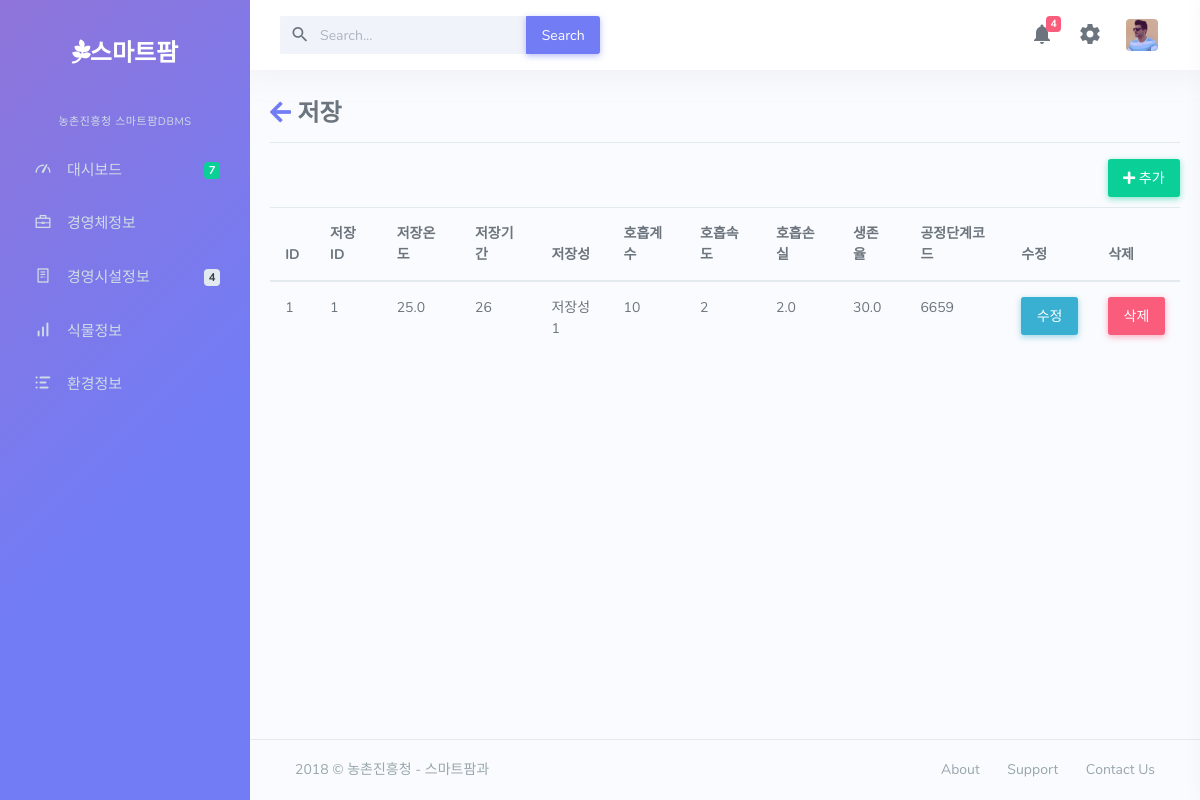
/st, run on the app's committed database.
### dashboard/models.py (models this page shows, shortened)
class storage(models.Model):
	ST_STORAGE_ID=models.IntegerField(null=False)
	ST_TEMP=models.FloatField(null=False)
	ST_PERIOD=models.IntegerField(null=False)
	ST_QUALITY=models.CharField(max_length=100)
	ST_RESP_COEF=models.IntegerField(null=False)
	ST_RESP_RATE=models.IntegerField(null=False)
	ST_RESP_LOSS=models.FloatField(null=False)
	ST_SURV_RATE=models.FloatField(null=False)
	PS_ID=models.ForeignKey(plan_stages)

class plan_stages(models.Model):
	PS_PLAN_CODE=models.IntegerField(null=False)
	FI_ID=models.ForeignKey(e1model)
	GI_ID=models.ForeignKey(gb_info)

### dashboard/views.py (the view)
# urls.py: url(r'^st$',views.st,name='st'),
def st(request):
	ds=storage.objects.all()
	return render(request,"farm/st.html",{"ds":ds})

### dashboard/templates/farm/st.html (shortened to what this page needs)
{% extends 'farm/base.html' %}
{% block content %}
{% load staticfiles %}
	<link href="{% static 'farm/css/e1.css' %}" rel="stylesheet">
	<link href="https://use.fontawesome.com/releases/v5.0.7/css/all.css" rel="stylesheet">
	<div class=tg>
		<h3><a href="{% url 'plist' %}"><i class="fas fa-arrow-left"></i></a> 저장</h3>
		<hr>
		<a href="{% url 'st_update' %}"><button class="btn btn-success"><i class="fas fa-plus"></i> 추가</button></a>
		<table class="table table-hover">
		  <thead>
		    <tr>
		      <th scope="col">ID</th>
		      <th scope="col">저장ID</th>
		      <th scope="col">저장온도</th>
		      <th scope="col">저장기간</th>
		      <th scope="col">저장성</th>
		      <th scope="col">호흡계수</th>
		      <th scope="col">호흡속도</th>
		      <th scope="col">호흡손실</th>
		      <th scope="col">생존율</th>
		      <th scope="col">공정단계코드</th>
		      <th scope="col">수정</th>
		      <th scope="col">삭제</th>
		    </tr>
		  </thead>
		  <tbody>
		{% for i in ds %}
			<tr>
				<td>{{i.id}}</td>
				<td>{{i.ST_STORAGE_ID}}</td>
				<td>{{i.ST_TEMP}}</td>
				<td>{{i.ST_PERIOD}}</td>
				<td>{{i.ST_QUALITY}}</td>
				<td>{{i.ST_RESP_COEF}}</td>
				<td>{{i.ST_RESP_RATE}}</td>
				<td>{{i.ST_RESP_LOSS}}</td>
				<td>{{i.ST_SURV_RATE}}</td>
				<td>{{i.PS_ID.PS_PLAN_CODE}}</td>
				<td><a href="{% url 'st_update' %}?id={{i.id}}"><button class="btn btn-info">수정</button></a></td>
				<td><button class="btn btn-danger" data-toggle="modal" data-target="#delmodal{{i.id}}">삭제</button></td>
			</tr>
		{% endfor %}
		</tbody>
		</table>
	</div>
{% endblock %}

### dashboard/static/farm/css/e1.css (style rules this page uses)
.tg { width: 100%; margin-top:30px; }
.btn-success { float:right; margin-bottom: 10px; }

### data on the page
storage: id "1", ST_STORAGE_ID "1", ST_TEMP "25.0", ST_PERIOD "26", ST_QUALITY "저장성1", ST_RESP_COEF "10", ST_RESP_RATE "2", ST_RESP_LOSS "2.0", ST_SURV_RATE "30.0", PS_ID.PS_PLAN_CODE "6659"
